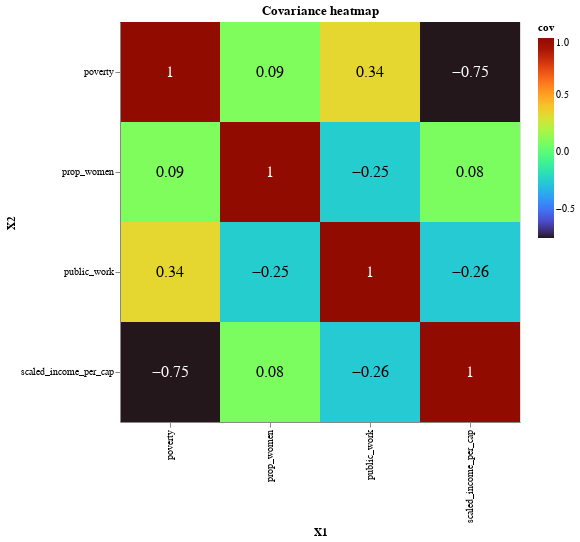

Notebook source saved alongside this figure:
### Code cell
cov_df = (
    zv_sample
    .cov()
    .reset_index(drop=False)
    .rename(columns={'index': 'X1'})
    .melt(id_vars='X1', var_name='X2', value_name='cov')
    .round(2)
)

base_cov = alt.Chart(cov_df).encode(
    x='X1',
    y='X2'
)

heatmap = base_cov.mark_rect().encode(
    color=alt.Color("cov", scale=alt.Scale(scheme="turbo"))
)

text = base_cov.mark_text(baseline='middle', size=16).encode(
    text='cov',
    color=alt.condition(
        abs(alt.datum.cov) > 0.5,
        alt.value('white'),
        alt.value('black')
    )
)

(heatmap + text).properties(
    width=400,
    height=400,
    title='Covariance heatmap'
)

### Figure 1 — Vega-Lite specification as saved in the notebook (floating-point values rounded to 4 significant figures)
{"config": {"view": {"continuousWidth": 400, "continuousHeight": 300}}, "layer": [{"mark": "rect", "encoding": {"color": {"field": "cov", "scale": {"scheme": "turbo"}, "type": "quantitative"}, "x": {"field": "X1", "type": "nominal"}, "y": {"field": "X2", "type": "nominal"}}}, {"mark": {"type": "text", "baseline": "middle", "size": 16}, "encoding": {"color": {"condition": {"value": "white", "test": "(abs(datum.cov) > 0.5)"}, "value": "black"}, "text": {"field": "cov", "type": "quantitative"}, "x": {"field": "X1", "type": "nominal"}, "y": {"field": "X2", "type": "nominal"}}}], "data": {"name": "data-df289a9f009da58584e9ea3b90deb391"}, "height": 400, "title": "Covariance heatmap", "width": 400, "$schema": "https://vega.github.io/schema/vega-lite/v4.17.0.json", "datasets": {"data-df289a9f009da58584e9ea3b90deb391": [{"X1": "scaled_income_per_cap", "X2": "scaled_income_per_cap", "cov": 1.0}, {"X1": "prop_women", "X2": "scaled_income_per_cap", "cov": 0.08}, {"X1": "poverty", "X2": "scaled_income_per_cap", "cov": -0.75}, {"X1": "public_work", "X2": "scaled_income_per_cap", "cov": -0.26}, {"X1": "scaled_income_per_cap", "X2": "prop_women", "cov": 0.08}, {"X1": "prop_women", "X2": "prop_women", "cov": 1.0}, {"X1": "poverty", "X2": "prop_women", "cov": 0.09}, {"X1": "public_work", "X2": "prop_women", "cov": -0.25}, {"X1": "scaled_income_per_cap", "X2": "poverty", "cov": -0.75}, {"X1": "prop_women", "X2": "poverty", "cov": 0.09}, {"X1": "poverty", "X2": "poverty", "cov": 1.0}, {"X1": "public_work", "X2": "poverty", "cov": 0.34}, {"X1": "scaled_income_per_cap", "X2": "public_work", "cov": -0.26}, {"X1": "prop_women", "X2": "public_work", "cov": -0.25}, {"X1": "poverty", "X2": "public_work", "cov": 0.34}, {"X1": "public_work", "X2": "public_work", "cov": 1.0}]}}
